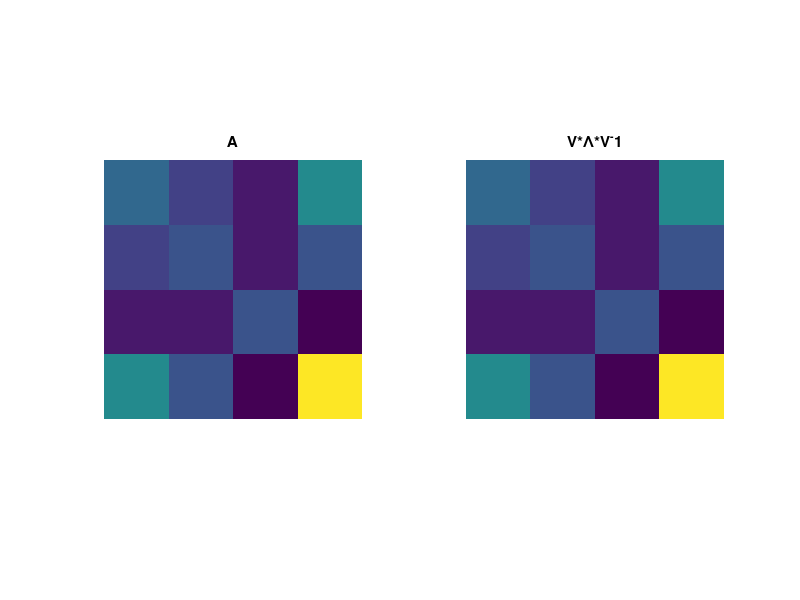

MATLAB code to generate this figure:
% Eigendecompisition (also known as Diagonalization)

A = round(10*randn(4));
A = A'*A; % Make it a symmetric matrix

% Perform the Eigendecompisition
[eivecs, eivals] = eig(A);

% Test reconstruction
Ap = eivecs * eivals * inv(eivecs);

%plot
figure(4), clf
subplot(121),imagesc(A)
axis square, axis off, title('A')

subplot(122),imagesc(Ap)
axis square, axis off, title('V*Λ*V^-1')

A - Ap
